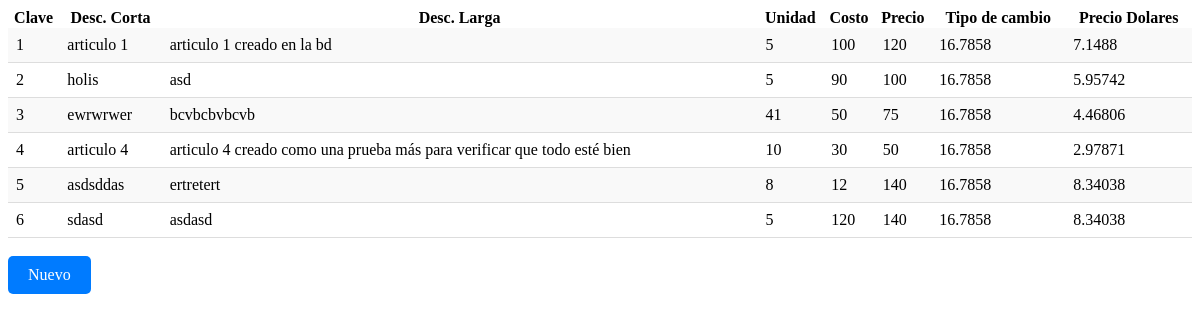
The page / on the database its author committed.
### tables this page shows
CREATE TABLE `articulos` (
  `clave` int NOT NULL AUTO_INCREMENT,
  `desc_corta` varchar(45) NOT NULL,
  `desc_larga` varchar(100) NOT NULL,
  `unidad` int NOT NULL,
  `costo` float NOT NULL,
  `precio` float NOT NULL,
  `tipo_cambio` float NOT NULL,
  `precio_dolares` float NOT NULL,
  PRIMARY KEY (`clave`)
);

### index.php (the view, shortened to what this page needs)
<?php require_once 'coneccion.php'; ?>
<html>
    <head>
        <link rel="stylesheet" href="estilo.css" type="text/css">
    </head>
    <body>
        <table>
            <tr>
                <th> Clave </th>
                <th> Desc. Corta </th>
                <th> Desc. Larga </th>
                <th> Unidad </th>
                <th> Costo </th>
                <th> Precio </th>
                <th> Tipo de cambio </th>
                <th> Precio Dolares </th>
            </tr>
            <?php
                $sql = "SELECT * FROM articulos";
                $login = mysqli_query($db, $sql);
                if($login->num_rows > 0):
                    while($row = $login->fetch_assoc()):
                        $id = $row['clave'];
                        echo "<tr>
                        <td onclick='seleccionado($id)'>" . $id . "</td>
                        <td onclick='seleccionado($id)'>" . $row['desc_corta'] . "</td>
                        <td>" . $row['desc_larga'] . "</td>
                        <td>" . $row['unidad'] . "</td>
                        <td>" . $row['costo'] . "</td>
                        <td>" . $row['precio'] . "</td>
                        <td>" . $row['tipo_cambio'] . "</td>
                        <td>" . $row['precio_dolares'] . "</td>
                        </tr>";
                    endwhile;
            ?>
            <?php
                else:
                    echo "No se encontraron resultados";
                endif;
            ?>
        </table>
        <br><a class="Nuevo" href="NuevoArticulo.php"> Nuevo </a>
    </body>
</html>

### estilo.css (style rules this page uses)
table { width: 100%; border-collapse: collapse; }
tbody tr:nth-child(even) { background-color: #f9f9f9; }
tbody td { padding: 8px; border-bottom: 1px solid #ddd; }
.Nuevo { display: inline-block; padding: 10px 20px; background-color: #007bff; color: #fff; text-decoration: none; border: none; border-radius: 5px; font-size: 16px; cursor: pointer; }

### rows shown on the page
articulos: clave "1", desc_corta "articulo 1", desc_larga "articulo 1 creado en la bd", unidad "5", costo "100", precio "120", tipo_cambio "16.7858", precio_dolares "7.1488"
articulos: clave "2", desc_corta "holis", desc_larga "asd", unidad "5", costo "90", precio "100", tipo_cambio "16.7858", precio_dolares "5.95742"
articulos: clave "3", desc_corta "ewrwrwer", desc_larga "bcvbcbvbcvb", unidad "41", costo "50", precio "75", tipo_cambio "16.7858", precio_dolares "4.46806"
articulos: clave "4", desc_corta "articulo 4", desc_larga "articulo 4 creado como una prueba más para verificar que todo esté bien", unidad "10", costo "30", precio "50", tipo_cambio "16.7858", precio_dolares "2.97871"
articulos: clave "5", desc_corta "asdsddas", desc_larga "ertretert", unidad "8", costo "12", precio "140", tipo_cambio "16.7858", precio_dolares "8.34038"
articulos: clave "6", desc_corta "sdasd", desc_larga "asdasd", unidad "5", costo "120", precio "140", tipo_cambio "16.7858", precio_dolares "8.34038"
